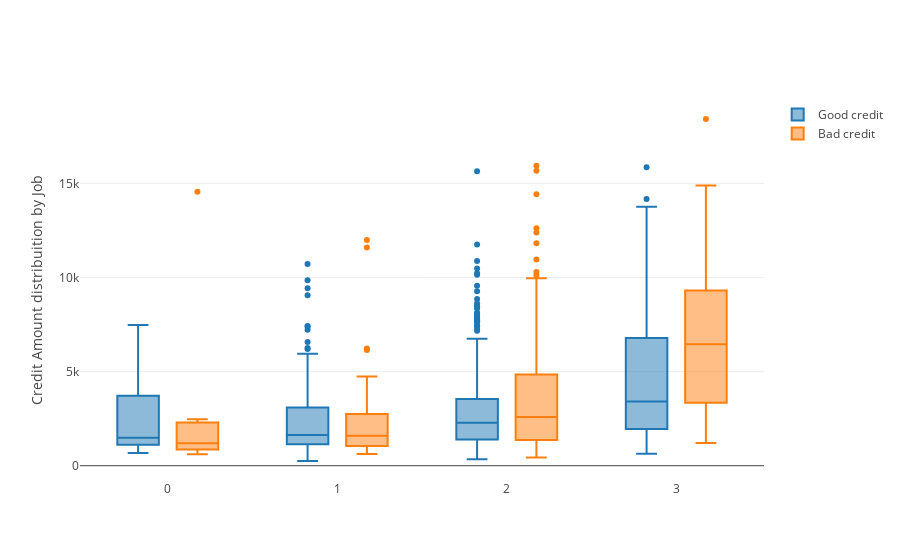

Source (notebook cell):
### Code cell
trace0 = go.Box(
    x=df_good["Job"],
    y=df_good["Credit amount"],
    name='Good credit'
)

trace1 = go.Box(
    x=df_bad['Job'],
    y=df_bad['Credit amount'],
    name='Bad credit'
)
    
data = [trace0, trace1]

layout = go.Layout(
    yaxis=dict(
        title='Credit Amount distribuition by Job'
    ),
    boxmode='group'
)
fig = go.Figure(data=data, layout=layout)

py.iplot(fig, filename='box-age-cat')

### Figure 1 — Plotly figure (JSON) as saved in the notebook; plotly's stock layout.template omitted (floating-point values rounded to 4 significant figures; data arrays with more than 128 entries replaced by an {"elided": "..."} marker saying what was removed)
{"data": [{"name": "Good credit", "type": "box", "x": {"elided": "700 int values"}, "y": {"elided": "700 int values"}}, {"name": "Bad credit", "type": "box", "x": {"elided": "300 int values"}, "y": {"elided": "300 int values"}}], "layout": {"boxmode": "group", "yaxis": {"title": "Credit Amount distribuition by Job"}}}
